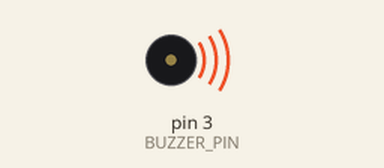
The sketch below on a simulated Arduino Uno, built with avr-gcc and run on an emulated ATmega328P. Parts: buzzer (waves = sounding).

Above: at 0.3 s.
At 10.1 s:
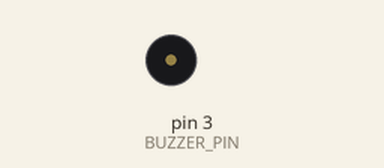
Timing chart, 0 to 15.3 s (numbered marks = the images above):
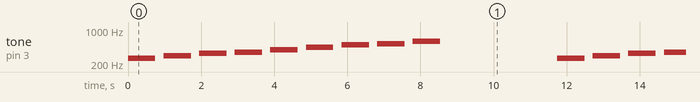

The sketch:

ch06_buzzer.ino
```cpp
#include "pitches.h"

int melody[] = { // 儲存音符（發聲頻率）
  NOTE_C4, NOTE_D4, NOTE_E4, NOTE_F4, NOTE_G4, NOTE_A4, NOTE_B4, NOTE_C5, NOTE_D5, NOTE_,
};
int noteDurations[] = { // 每個音符的發聲時間
  4, 4, 4, 4, 4, 4, 4, 4, 4, 4,
};

void setup() {
}
void loop() {
  play(melody, noteDurations, sizeof(melody) / sizeof(int));
  delay(2000);
}
```

pitches.cpp
```cpp
#include <Arduino.h>
#include "pitches.h"

void play(int *melody, int *noteDurations, int num){
  for(int note = 0; note < num; note++){
    int noteDuration = 3000 / noteDurations[note];
    tone(BUZZER_PIN, melody[note], noteDuration);
    delay(noteDuration * 1.30);
  }
}
```

pitches.h
```cpp
#define NOTE_    0
#define NOTE_B0  31
#define NOTE_C1  33
#define NOTE_CS1 35
#define NOTE_D1  37
#define NOTE_DS1 39
#define NOTE_E1  41
#define NOTE_F1  44
#define NOTE_FS1 46
#define NOTE_G1  49
#define NOTE_GS1 52
#define NOTE_A1  55
#define NOTE_AS1 58
#define NOTE_B1  62
#define NOTE_C2  65
#define NOTE_CS2 69
#define NOTE_D2  73
#define NOTE_DS2 78
#define NOTE_E2  82
#define NOTE_F2  87
#define NOTE_FS2 93
#define NOTE_G2  98
#define NOTE_GS2 104
#define NOTE_A2  110
#define NOTE_AS2 117
#define NOTE_B2  123
#define NOTE_C3  131
#define NOTE_CS3 139
#define NOTE_D3  147
#define NOTE_DS3 156
#define NOTE_E3  165
#define NOTE_F3  175
#define NOTE_FS3 185
#define NOTE_G3  196
#define NOTE_GS3 208
#define NOTE_A3  220
#define NOTE_AS3 233
#define NOTE_B3  247
#define NOTE_C4  262
#define NOTE_CS4 277
#define NOTE_D4  294
#define NOTE_DS4 311
#define NOTE_E4  330
#define NOTE_F4  349
#define NOTE_FS4 370
#define NOTE_G4  392
#define NOTE_GS4 415
#define NOTE_A4  440
#define NOTE_AS4 466
#define NOTE_B4  494
#define NOTE_C5  523 // Do
#define NOTE_CS5 554
#define NOTE_D5  587 // Re
#define NOTE_DS5 622
#define NOTE_E5  659 // Mi
#define NOTE_F5  698 // Fa
#define NOTE_FS5 740
#define NOTE_G5  784 // So
#define NOTE_GS5 831
#define NOTE_A5  880 // La
#define NOTE_AS5 932
#define NOTE_B5  988 // Si
#define NOTE_C6  1047
#define NOTE_CS6 1109
#define NOTE_D6  1175
#define NOTE_DS6 1245
#define NOTE_E6  1319
#define NOTE_F6  1397
#define NOTE_FS6 1480
#define NOTE_G6  1568
#define NOTE_GS6 1661
#define NOTE_A6  1760
#define NOTE_AS6 1865
#define NOTE_B6  1976
#define NOTE_C7  2093
#define NOTE_CS7 2217
#define NOTE_D7  2349
#define NOTE_DS7 2489
#define NOTE_E7  2637
#define NOTE_F7  2794
#define NOTE_FS7 2960
#define NOTE_G7  3136
#define NOTE_GS7 3322
#define NOTE_A7  3520
#define NOTE_AS7 3729
#define NOTE_B7  3951
#define NOTE_C8  4186
#define NOTE_CS8 4435
#define NOTE_D8  4699
#define NOTE_DS8 4978

#define BUZZER_PIN 3

void play(int *melody, int *noteDurations, int num);
```

Measured:
- by itself, tone on pin 3 (BUZZER_PIN): repeats every 11.7 s: silent 0.22 s, 294 Hz 0.75 s, silent 0.22 s, 330 Hz 0.75 s, silent 0.22 s, 349 Hz 0.75 s, silent 0.22 s, 392 Hz 0.75 s, silent 0.22 s, 440 Hz 0.75 s, silent 0.22 s, 494 Hz 0.75 s, silent 0.22 s, 523 Hz 0.75 s, silent 0.22 s, 587 Hz 0.75 s, silent 3.2 s, 262 Hz 0.75 s
